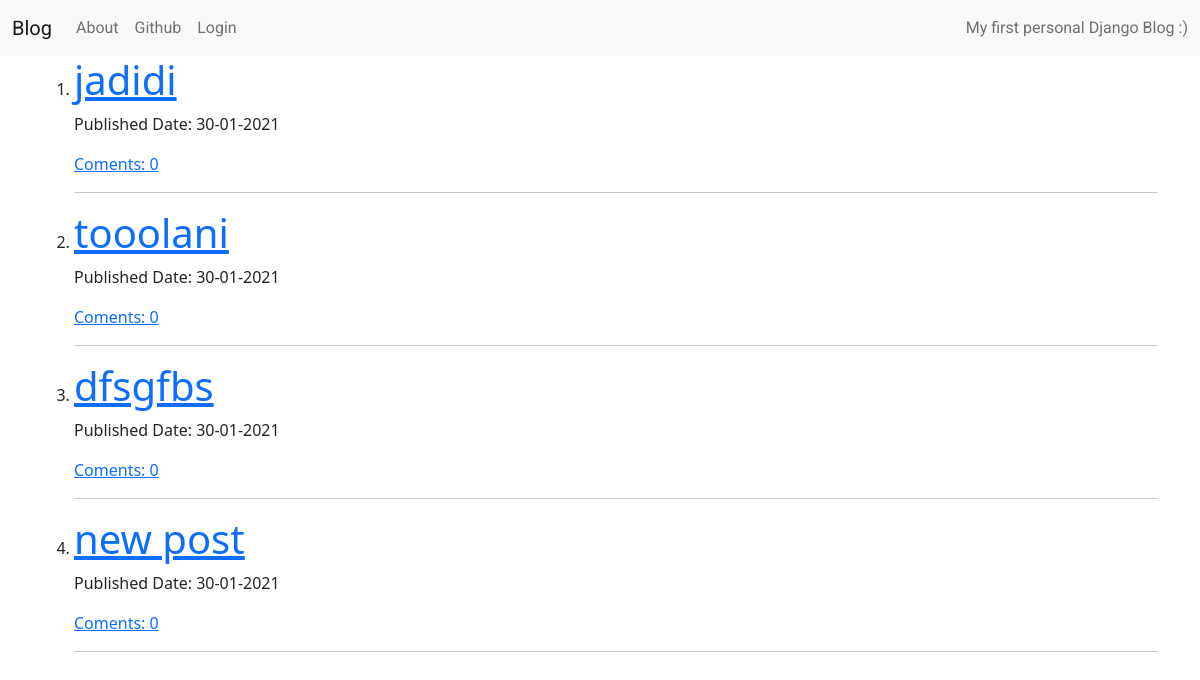
The page / on the database its author committed.
### blog/models.py (models this page shows, shortened)
class Post(models.Model):
    author = models.ForeignKey('auth.User', on_delete = models.CASCADE)
    title = models.CharField(max_length=200)
    text = models.TextField()
    created_date = models.DateTimeField(default = timezone.now)
    published_date = models.DateTimeField(blank = True, null = True)
    def approve_comments(self):
        return self.comments.filter(approved_comment = True)

### blog/views.py (the view)
# urls.py: path('', views.PostListView.as_view(), name = 'post_list'),
class PostListView(ListView):
    model = Post
    def get_queryset(self):
        return Post.objects.filter(published_date__lte = timezone.now()).order_by('-published_date')

### blog/templates/blog/post_list.html
{% extends "blog/base.html"%}
{% block body_block %}
  <div class="centerstage">
    <ol>
    {% for post in post_list %}
    <li>
    <div class="post">
      <h1><a href="{% url 'post_detail' post.pk%}">{{ post.title }}</a></h1>
      <div class="date">
        <p>Published Date: {{ post.published_date|date:"d-m-Y" }}</p>
      </div>
      <a href="{% url 'post_detail' post.pk%}"> Coments: {{ post.approve_comments.count }}</a>
    </div>
    </li>
    <hr>
    {% endfor%}
  </ol>
  </div>
{% endblock %}

### blog/templates/blog/base.html (shortened to what this page needs)
<!DOCTYPE html>
{% load static %}
<html lang="en" dir="ltr">
  <head>
    <link href="https://cdn.jsdelivr.net/npm/bootstrap@5.0.0-beta1/dist/css/bootstrap.min.css" rel="stylesheet">
    <link rel="stylesheet" href="//cdn.jsdelivr.net/npm/medium-editor@latest/dist/css/medium-editor.min.css" type="text/css" media="screen" charset="utf-8">
    <link rel="stylesheet" href="{% static 'css/blog.css' %}">
  </head>
  <body>
    <nav class="navbar navbar-expand-lg navbar-light bg-light techfont">
      <div class="container-fluid col-md-12">
        <a class="navbar-brand" href="{% url 'post_list'%}">Blog</a>
        <div class="collapse navbar-collapse" id="navbarText">
          <ul class="navbar-nav me-auto mb-2 mb-lg-0">
            <li class="nav-item">
              <a class="nav-link" href="{% url 'about'%}">About</a>
            </li>
            <li class="nav-item">
              <a class="nav-link" href="https://github.com/mmdrezaeskandari">Github</a>
            </li>
            {% if user.is_authenticated %}
            <li class="nav-item dropdown">
              <a class="nav-link dropdown-toggle"  id="navbarDropdownMenuLink" role="button" data-bs-toggle="dropdown" aria-expanded="false">
                Account
              </a>
              <ul class="dropdown-menu" aria-labelledby="navbarDropdownMenuLink">
                <li><a class="dropdown-item" href="{% url 'post_new'%}">New Post</a></li>
                <li><a class="dropdown-item" href="{% url 'post_draft_drafts'%}">Posts Draft</a></li>
                <li><a class="dropdown-item" href="{% url 'logout'%}">Logout</a></li>
                <li><p class="dropdown-item">welcome {{ user.username }}</p></li>
              </ul>
            </li>
            <li class="nav-item">
              <a class="nav-link" href="{% url 'admin:index'%}">Admin</a>
            </li>
            {% else %}
            <li class="nav-item">
              <a class="nav-link" href="{% url 'login'%}">Login</a>
            </li>
            {% endif %}
          </ul>
          <span class="navbar-text">
            My first personal Django Blog :)
          </span>
        </div>
      </div>
    </nav>
    <div class="content container">
      <div class="row">
        <div class="container-fluid">
          <div class="col-md-12 mx-auto">
            {% block body_block%}
            {% endblock %}
          </div>
        </div>
      </div>
    </div>
  </body>
</html>

### blog/static/css/blog.css (style rules this page uses)
.techfont { font-family: 'Roboto', sans-serif; }
.centerstage { margin-left: auto; margin-right: auto; }

### rows shown on the page
Post: title "jadidi", published_date "30-01-2021", approve_comments.count "0"
Post: title "tooolani", published_date "30-01-2021", approve_comments.count "0"
Post: title "dfsgfbs", published_date "30-01-2021", approve_comments.count "0"
Post: title "new post", published_date "30-01-2021", approve_comments.count "0"
